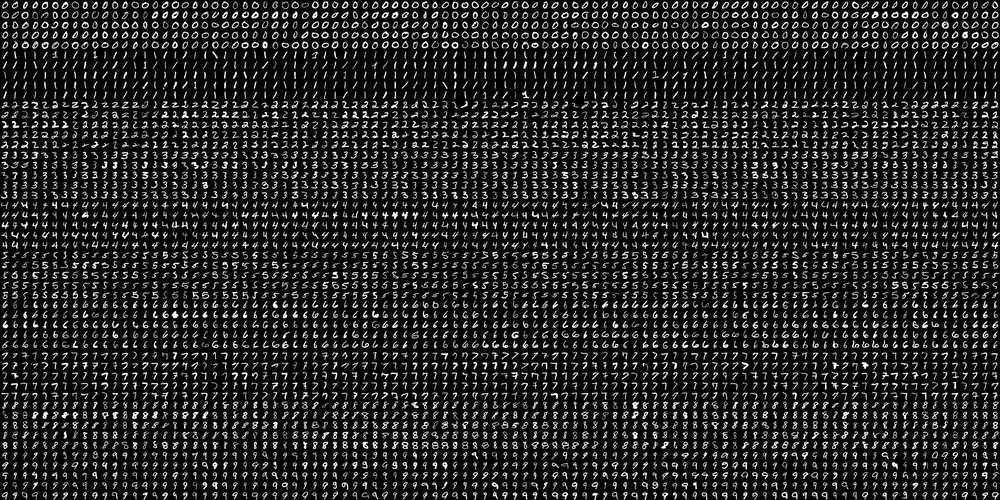
#> input picture Momentos Hu/Pruebas datos internet/digits.png, 1000 x 500 px, shrunk from 2000 x 1000 before the run
$ python -i MomentosHu.py   (imports and definitions only)
#> lines starting #> are read from the running program, lines starting #| are printed output that depends on the picture
#> further down, picture is the input picture: shape (500, 1000, 3); min 0, max 255, mean 36.1
# Copyright (C) 2022  Jose Blanco, Pablo Fernández, Jose Ocampo, Roberto Vidal
import cv2
import numpy as np
# En esta función se calculan los mentos de Hu de
# una imagen
def calcular_momentos_hu(imagen):
  imagen = cv2.cvtColor(imagen, cv2.COLOR_BGR2GRAY)
  _,imagen = cv2.threshold(imagen, 128, 255, cv2.THRESH_BINARY)
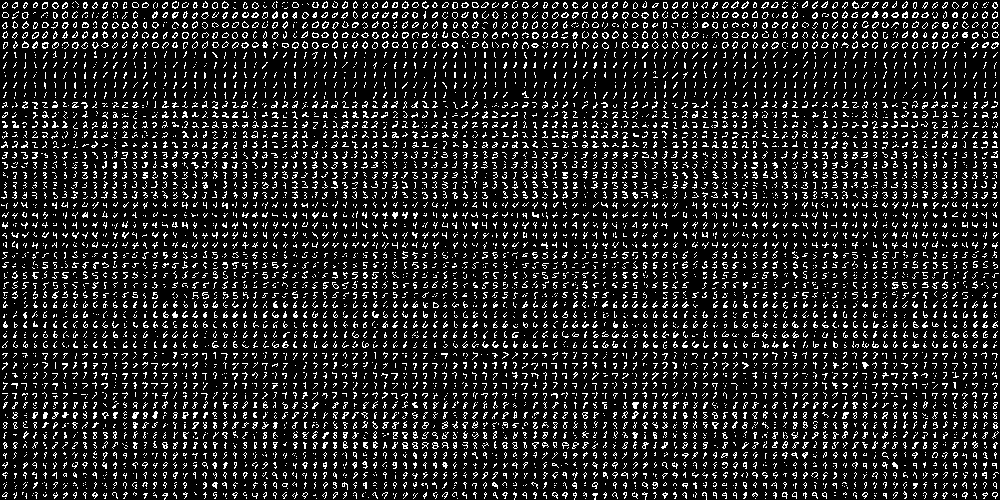
#> imagen: shape (500, 1000); 13.3% white in thin lines or dots
  momentos = cv2.moments(imagen)
#> momentos = moments, m00 16989885, centre m10/m00, m01/m00 = (500.3, 246.4)
  momentosHu = cv2.HuMoments(momentos)
#> momentosHu = [0.00616, 1.31e-05, 1e-11, 7.08e-12, 5.32e-23, 8.31e-15, 2.7e-23]
  momentosHu = np.asarray(momentosHu).reshape(-1)
  return momentosHu

>>> import cv2
>>> picture = cv2.imread('digits.png')
>>> result = calcular_momentos_hu(picture)
#> result has the same summary as momentosHu in calcular_momentos_hu
